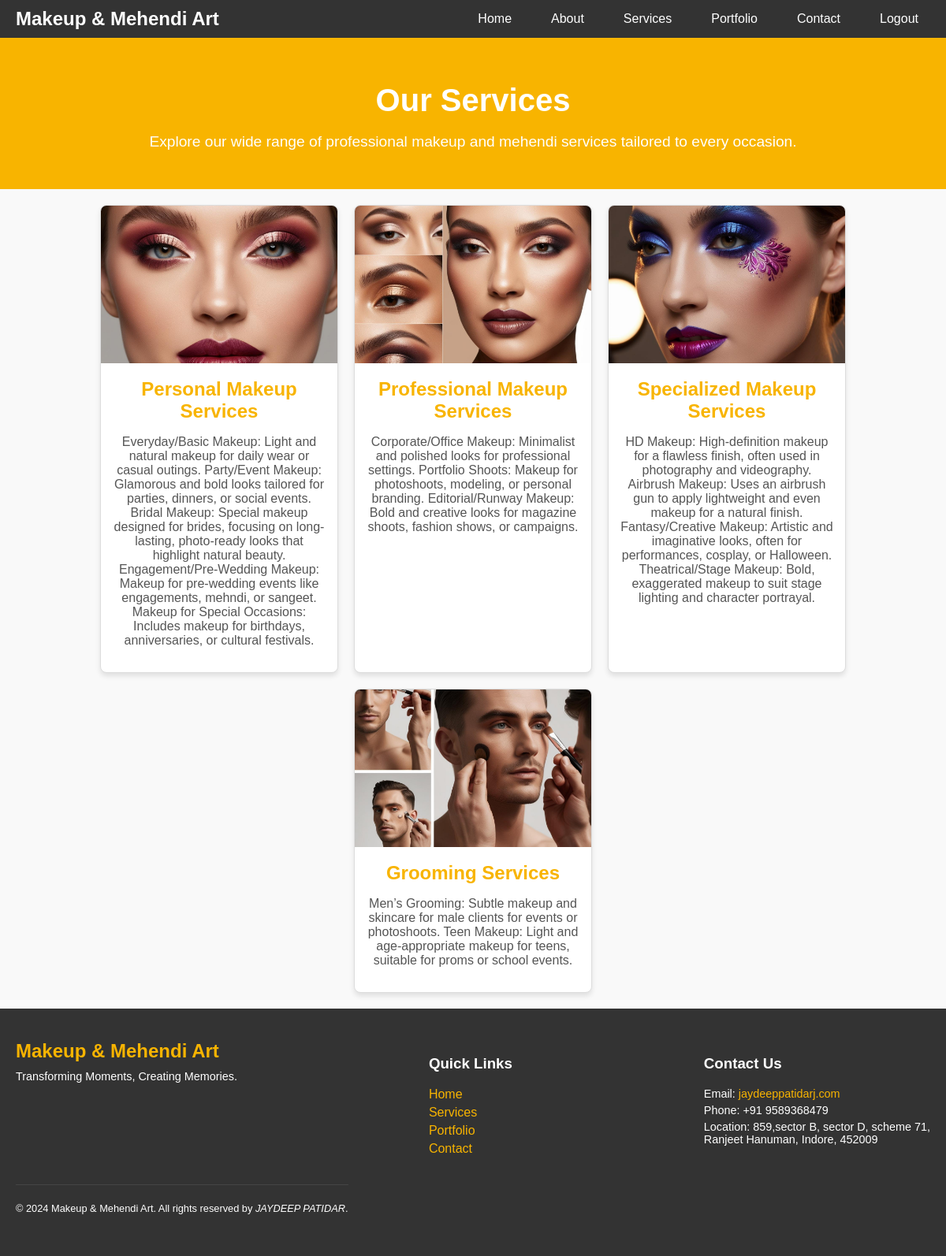
/services/ (signed in), run on the app's committed database.
### home/models.py (models this page shows, shortened)
class Service(models.Model):
    title = models.CharField(max_length=100)
    description = models.TextField()
    image = models.ImageField(upload_to='services/')

### home/views.py (the view)
# urls.py: path('services/', views.service_list, name='service_list'),
@login_required
def service_list(request):
    services = Service.objects.all()
    return render(request, 'services.html', {'services': services})

### home/templates/services.html (shortened to what this page needs)
{% load static %}
<!DOCTYPE html>
<html lang="en">
<head>
    <link rel="stylesheet" href="{% static 'services.css' %}">
</head>
<body>
    {% include 'navbar.html' %}
    <header class="header">
        <h1>Our Services</h1>
        <p>Explore our wide range of professional makeup and mehendi services tailored to every occasion.</p>
    </header>
    <section class="services">
        {% for service in services %}
        <div class="service-card">
            <img src="{{ service.image.url }}" alt="{{ service.title }}">
            <h2>{{ service.title }}</h2>
            <p>{{ service.description }}</p>
        </div>
        {% endfor %}
    </section>
    {% include 'footer.html' %}
</body>
</html>

### public/static/services.css (style rules this page uses)
body { font-family: Arial, sans-serif; margin: 0; padding: 0; background-color: #f9f9f9; color: #333; }
.header { text-align: center; padding: 30px; background-color: #f8b400; color: white; }
.header h1 { font-size: 2.5rem; margin-bottom: 10px; }
.header p { font-size: 1.2rem; }
.services { display: flex; flex-wrap: wrap; gap: 20px; padding: 20px; justify-content: center; }
.service-card { width: 300px; border: 1px solid #ddd; border-radius: 8px; overflow: hidden; background-color: white; box-shadow: 0 4px 6px rgba(0, 0, 0, 0.1); transition: transform 0.3s ease, box-shadow 0.3s ease; text-align: center; }
.service-card img { width: 100%; height: 200px; object-fit: cover; }
.service-card h2 { font-size: 1.5rem; margin: 15px 0; color: #f8b400; }
.service-card p { padding: 0 15px 15px; font-size: 1rem; color: #555; }

### data on the page
Service: image (picture), title "Personal Makeup Services", description "Everyday/Basic Makeup: Light and natural makeup for daily wear or casual outings. Party/Event Makeup: Glamorous and bold looks tailored for parties, dinners, or social events. Bridal Makeup: Special makeup designed for brides, focusing on long-lasting, photo-ready looks that highlight natural beauty. Engagement/Pre-Wedding Makeup: Makeup for pre-wedding events like engagements, mehndi, or sangeet. Makeup for Special Occasions: Includes makeup for birthdays, anniversaries, or cultural festivals."
Service: image (picture), title "Professional Makeup Services", description "Corporate/Office Makeup: Minimalist and polished looks for professional settings. Portfolio Shoots: Makeup for photoshoots, modeling, or personal branding. Editorial/Runway Makeup: Bold and creative looks for magazine shoots, fashion shows, or campaigns."
Service: image (picture), title "Specialized Makeup Services", description "HD Makeup: High-definition makeup for a flawless finish, often used in photography and videography. Airbrush Makeup: Uses an airbrush gun to apply lightweight and even makeup for a natural finish. Fantasy/Creative Makeup: Artistic and imaginative looks, often for performances, cosplay, or Halloween. Theatrical/Stage Makeup: Bold, exaggerated makeup to suit stage lighting and character portrayal."
Service: image (picture), title "Grooming Services", description "Men’s Grooming: Subtle makeup and skincare for male clients for events or photoshoots. Teen Makeup: Light and age-appropriate makeup for teens, suitable for proms or school events."
